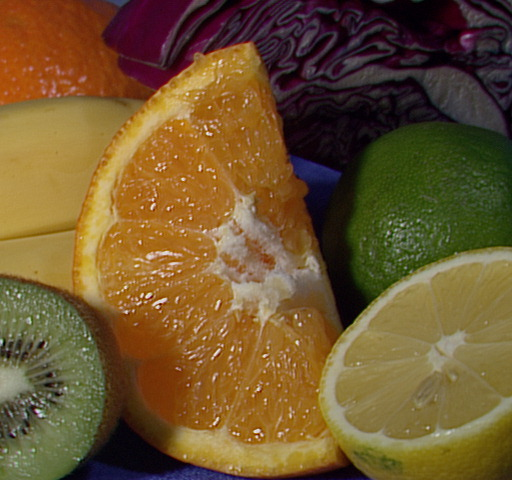
#> input picture IP_HW03_201802101_BaekMinHyeon/fruits.jpg, 512 x 480 px
$ python my_histogram.py
#> lines starting #> are read from the running program, lines starting #| are printed output that depends on the picture
import numpy as np
import cv2
import matplotlib.pyplot as plt

def my_calcHist(src):
    hist = np.zeros(256)
    for i in src:
        for j in i:
            hist[j] += 1
    return hist

def my_PDF2CDF(pdf):
    cdf = np.zeros(256)
    for index in range(0, 255):
        if index == 0:
            cdf[index] = pdf[index]
        else:
            cdf[index] = pdf[index]+cdf[index-1]
    return cdf

def my_normalize_hist(hist, pixel_num):
    normalized_hist = np.zeros(256)
    for index in range(0, 255):
        normalized_hist[index] = hist[index] / pixel_num
    return normalized_hist

def my_denormallize(normalized, gray_level):
    denormalized = np.zeros(256)
    for index in range(0, 255):
        denormalized[index] = normalized[index]*gray_level
    return denormalized

def my_calcHist_equalization(denormalized, hist):
    hist_equal = np.zeros(256)
    for index in range(0, 255):
        for input in range(0, 255):
            if index == denormalized[input]:
                hist_equal[index] += hist[input]
            if index < denormalized[input]:
                break
    return hist_equal

def my_equal_img(src, output_gray_level):
    dst = output_gray_level[src]
    dst = dst.astype(np.uint8)
    return dst

#input_image의  equalization된 histogram & image 를 return
def my_hist_equal(src):
    (h, w) = src.shape
    max_gray_level = 255
    histogram = my_calcHist(src)
    normalized_histogram = my_normalize_hist(histogram, h * w)
    normalized_output = my_PDF2CDF(normalized_histogram)
    denormalized_output = my_denormallize(normalized_output, max_gray_level)
    output_gray_level = denormalized_output.astype(int)
    hist_equal = my_calcHist_equalization(output_gray_level, histogram)

    ### dst : equalization 결과 image
    dst = my_equal_img(src, output_gray_level)

    return dst, hist_equal

if __name__ == '__main__':
    # Test on simple matrix

    test_img = np.array([[0, 1, 1, 1, 2], [2, 3, 3, 3, 3],
                    [3, 3, 3, 4, 4], [4, 4, 4, 4, 4],
                    [4, 5, 5, 5, 7]], dtype=np.uint8)
    hist = my_calcHist(test_img)
    dst, hist_equal = my_hist_equal(test_img)

    test_img_to_show = cv2.resize(test_img, dsize=(512, 512), interpolation=cv2.INTER_NEAREST)
    cv2.imshow('equalizetion before image', test_img_to_show)
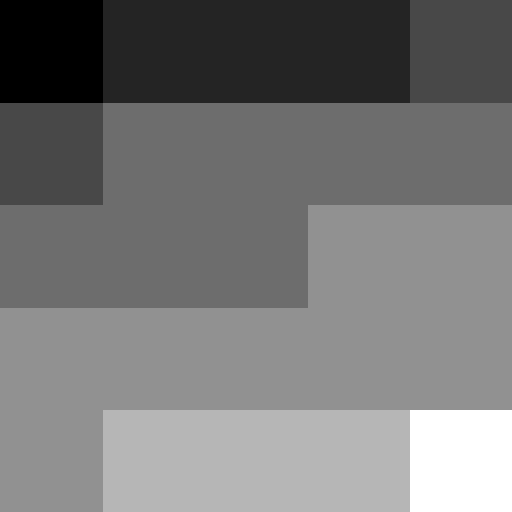
#> window 'equalizetion before image': shape (512, 512); min 0, max 7, mean 3.27; drawn with min black and max white
    test_dst_to_show = cv2.resize(dst, dsize=(512, 512), interpolation=cv2.INTER_NEAREST)
    cv2.imshow('equalizetion after image', test_dst_to_show)
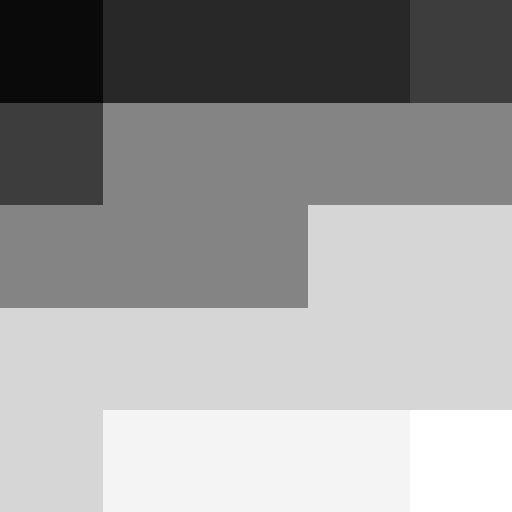
#> window 'equalizetion after image': shape (512, 512); min 10, max 255, mean 154.7

    plt.figure(1)
    plt.title('my histogram')
    plt.bar(np.arange(len(hist)), hist, width=0.5, color='g')

    plt.figure(2)
    plt.title('my histogram equalization')
    plt.bar(np.arange(len(hist_equal)), hist_equal, width=0.5, color='g')

    plt.show()
#> figure, not shown here; tallest bar 8 high, from x = 3.75 to 4.25
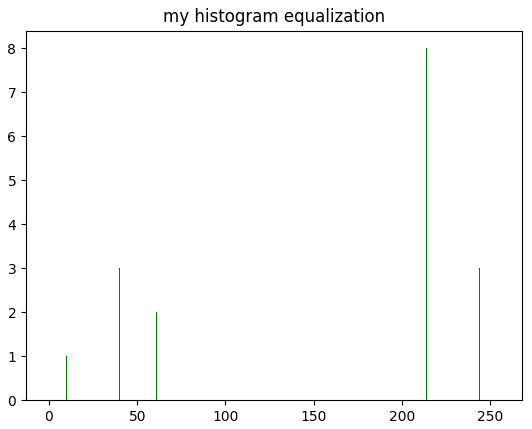
#> figure drawn by matplotlib, 1 panel; tallest bar 8 high, from x = 213.8 to 214.2
    cv2.waitKey()
    cv2.destroyAllWindows()

    # Test on real image
    test_img = cv2.imread('fruits.jpg', cv2.IMREAD_GRAYSCALE)
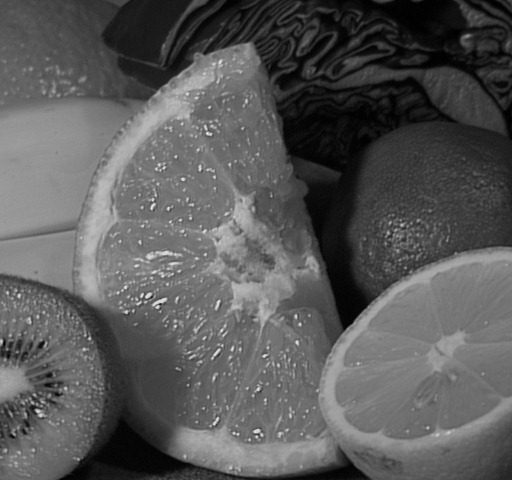
#> test_img: shape (480, 512); min 0, max 238, mean 88.7
    hist = my_calcHist(test_img)
#> hist = 256 values, max 2883 at index 116, min 0 at index 232, mean 960
    dst, hist_equal = my_hist_equal(test_img)
#> in my_equal_img (call 2), `dst = output_gray_level[src]`:
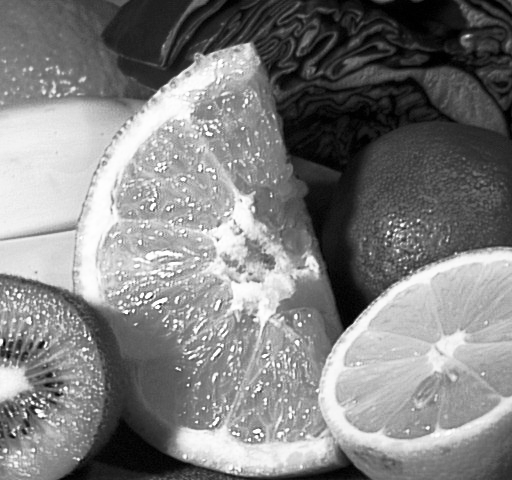
#> dst: shape (480, 512) int64; min 0, max 255, mean 127.9
#> hist_equal = 256 values, max 2883 at index 174, min 0 at index 4, mean 960

    cv2.imshow('equalizetion before image', test_img)
    cv2.imshow('equalizetion after image', dst)

    plt.figure(1)
    plt.title('my histogram')
    plt.bar(np.arange(len(hist)), hist, width=0.5, color='g')

    plt.figure(2)
    plt.title('my histogram equalization')
    plt.bar(np.arange(len(hist_equal)), hist_equal, width=0.5, color='g')

    plt.show()
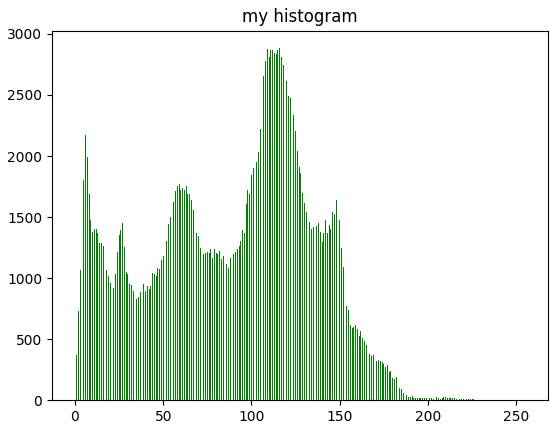
#> figure drawn by matplotlib, 1 panel; tallest bar 2883 high, from x = 115.8 to 116.2
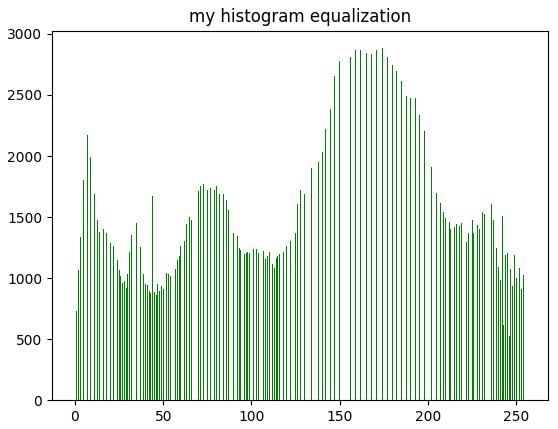
#> figure drawn by matplotlib, 1 panel; tallest bar 2883 high, from x = 173.8 to 174.2
    cv2.waitKey()
    cv2.destroyAllWindows()
